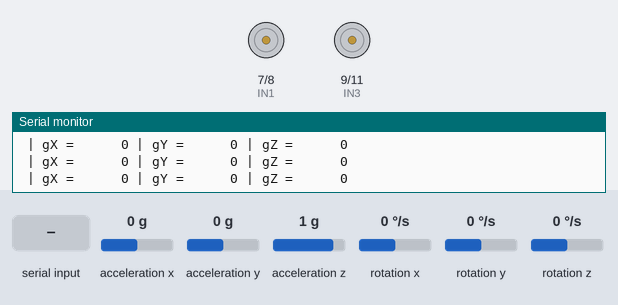
The sketch below on a simulated Arduino Uno, built with avr-gcc and run on an emulated ATmega328P. Parts: motor-driver pin pairs drawn as motors (green arrow = first pin HIGH = forward, orange = second pin HIGH = backward, longer = more drive, scaled by the enable pin), the last lines printed to the serial monitor. Wiring (inferred from the names in the program): MPU-6050 motion sensor at I2C address 0x68. Inputs (shaded band) come from the test bench; at power-on: acceleration x 0 g, acceleration y 0 g, acceleration z 1 g, rotation x 0 °/s, rotation y 0 °/s, rotation z 0 °/s.

Above: at 1.2 s.
1.3 s: "r" received over the second serial link
At 1.7 s:
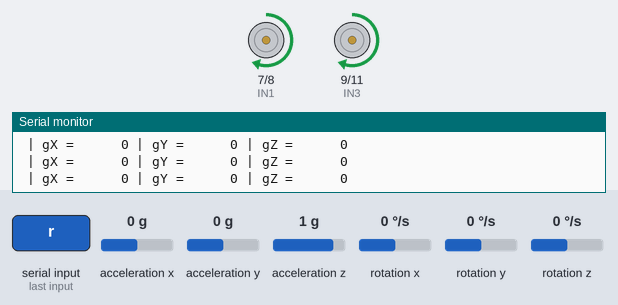
2.8 s: "l" received over the second serial link
At 4.0 s:
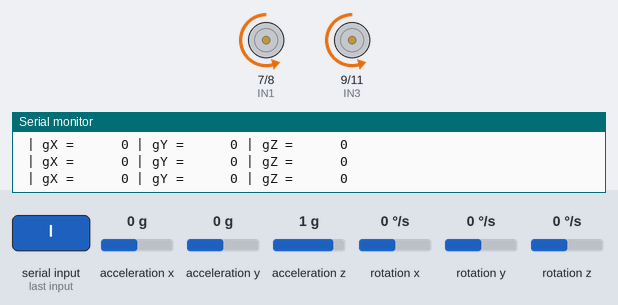
4.3 s: "u" received over the second serial link
At 5.3 s:
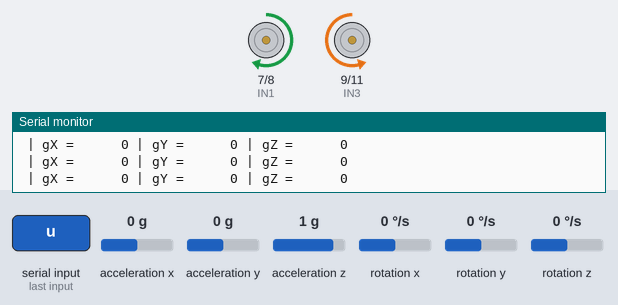
5.9 s: "d" received over the second serial link
At 6.6 s:
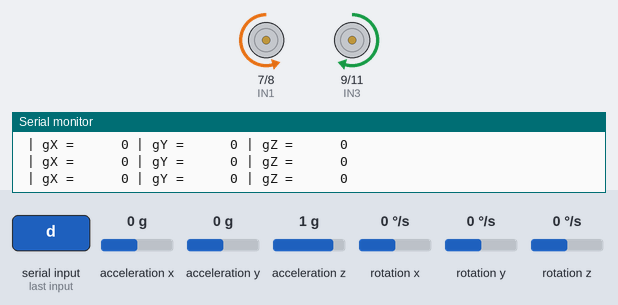
7.4 s: "w" received over the second serial link
At 7.62 s:
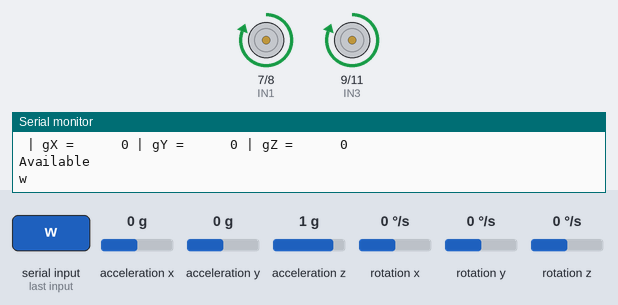
9.2 s: "q" received over the second serial link
At 9.41 s:
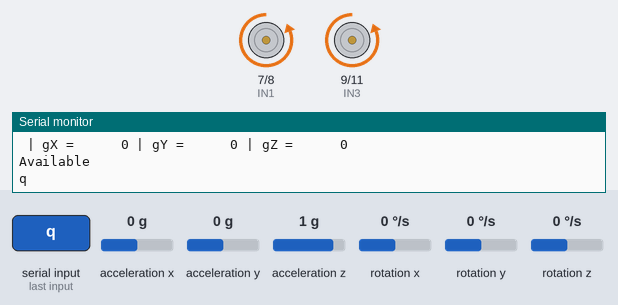
Timing chart, 0 to 12.0 s (numbered marks = the images above; inputs shaded):
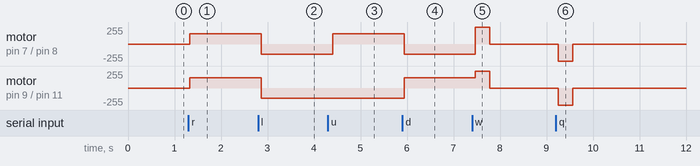

The sketch:

bluetooth_led_with_phone.ino
```cpp
#include "Wire.h" // This library allows you to communicate with I2C devices.
#include <SoftwareSerial.h>

SoftwareSerial BTSerial(0, 1);

#define ENA 5
#define ENB 6
#define IN1 7
#define IN2 8
#define IN3 9
#define IN4 11

const int MPU_ADDR = 0x68; // I2C address of the MPU-6050. If AD0 pin is set to HIGH, the I2C address will be 0x69.

int16_t accelerometer_x, accelerometer_y, accelerometer_z; // variables for accelerometer raw data
int16_t gyro_x, gyro_y, gyro_z; // variables for gyro raw data
int16_t temperature; // variables for temperature data

char tmp_str[7]; // temporary variable used in convert function

char* convert_int16_to_str(int16_t i) { // converts int16 to string. Moreover, resulting strings will have the same length in the debug monitor.
  sprintf(tmp_str, "%6d", i);
  return tmp_str;
}

void setup() {
  Serial.begin(9600);

  pinMode(ENA, OUTPUT);
  pinMode(ENB, OUTPUT);
  pinMode(IN1, OUTPUT);
  pinMode(IN2, OUTPUT);
  pinMode(IN3, OUTPUT);
  pinMode(IN4, OUTPUT);

  BTSerial.begin(9600);
  Serial.println(BTSerial.available());

  Wire.begin();
  Wire.beginTransmission(MPU_ADDR); // Begins a transmission to the I2C slave (GY-521 board)
  Wire.write(0x6B); // PWR_MGMT_1 register
  Wire.write(0); // set to zero (wakes up the MPU-6050)
  Wire.endTransmission(true);
}

void correctLeft(int duration){

}

void correctRight(int duration){

}

void loop() {

  int speed = 155;
  if (BTSerial.available())
  {
    Serial.println("Available");
    char data = BTSerial.read(); // reading the data received from the bluetooth module
    Serial.println(data);
    if(data == 'r'){ //right
      digitalWrite(IN1, HIGH);
      digitalWrite(IN2, LOW);
      digitalWrite(IN3, HIGH);
      digitalWrite(IN4, LOW);
      analogWrite(ENA, speed);
      analogWrite(ENB, speed);
    }
    if(data == 'l'){  //left
      digitalWrite(IN1, LOW);
      digitalWrite(IN2, HIGH);
      digitalWrite(IN3, LOW);
      digitalWrite(IN4, HIGH);
      analogWrite(ENA, speed);
      analogWrite(ENB, speed);
    }
    if(data == 'u'){  //up
      digitalWrite(IN1, HIGH);
      digitalWrite(IN2, LOW);
      digitalWrite(IN3, LOW);
      digitalWrite(IN4, HIGH);
      analogWrite(ENA, speed);
      analogWrite(ENB, speed);
    }
     if(data == 'd'){  //down
      digitalWrite(IN1, LOW);
      digitalWrite(IN2, HIGH);
      digitalWrite(IN3, HIGH);
      digitalWrite(IN4, LOW);
      analogWrite(ENA, speed);
      analogWrite(ENB, speed);
    }
    if(data == 'w'){ //right 90
      digitalWrite(IN1, HIGH);
      digitalWrite(IN2, LOW);
      digitalWrite(IN3, HIGH);
      digitalWrite(IN4, LOW);
      analogWrite(ENA, 255);
      analogWrite(ENB, 255);
      delay(311);
      analogWrite(ENA, 0);
      analogWrite(ENB, 0);
    }
     if(data == 'q'){ //right 90
      analogWrite(ENA, 0);
      analogWrite(ENB, 0);
      delay(40);
      digitalWrite(IN1, LOW);
      digitalWrite(IN2, HIGH);
      digitalWrite(IN3, LOW);
      digitalWrite(IN4, HIGH);
      analogWrite(ENA, 255);
      analogWrite(ENB, 255);
      delay(311);
      analogWrite(ENA, 0);
      analogWrite(ENB, 0);
    }
    if(data == 's'){ //Stop
      analogWrite(ENA, 0);
      analogWrite(ENB, 0);
    }
  }

  Wire.beginTransmission(MPU_ADDR);
  Wire.write(0x3B); // starting with register 0x3B (ACCEL_XOUT_H) [MPU-6000 and MPU-6050 Register Map and Descriptions Revision 4.2, p.40]
  Wire.endTransmission(false); // the parameter indicates that the Arduino will send a restart. As a result, the connection is kept active.
  Wire.requestFrom(MPU_ADDR, 7*2, true); // request a total of 7*2=14 registers

  // "Wire.read()<<8 | Wire.read();" means two registers are read and stored in the same variable
  accelerometer_x = Wire.read()<<8 | Wire.read(); // reading registers: 0x3B (ACCEL_XOUT_H) and 0x3C (ACCEL_XOUT_L)
  accelerometer_y = Wire.read()<<8 | Wire.read(); // reading registers: 0x3D (ACCEL_YOUT_H) and 0x3E (ACCEL_YOUT_L)
  accelerometer_z = Wire.read()<<8 | Wire.read(); // reading registers: 0x3F (ACCEL_ZOUT_H) and 0x40 (ACCEL_ZOUT_L)
  temperature = Wire.read()<<8 | Wire.read(); // reading registers: 0x41 (TEMP_OUT_H) and 0x42 (TEMP_OUT_L)
  gyro_x = Wire.read()<<8 | Wire.read(); // reading registers: 0x43 (GYRO_XOUT_H) and 0x44 (GYRO_XOUT_L)
  gyro_y = Wire.read()<<8 | Wire.read(); // reading registers: 0x45 (GYRO_YOUT_H) and 0x46 (GYRO_YOUT_L)
  gyro_z = Wire.read()<<8 | Wire.read(); // reading registers: 0x47 (GYRO_ZOUT_H) and 0x48 (GYRO_ZOUT_L)

  // print out data
  //Serial.print("aX = "); Serial.print(convert_int16_to_str(accelerometer_x));
  //Serial.print(" | aY = "); Serial.print(convert_int16_to_str(accelerometer_y));
  //Serial.print(" | aZ = "); Serial.print(convert_int16_to_str(accelerometer_z));
  // the following equation was taken from the documentation [MPU-6000/MPU-6050 Register Map and Description, p.30]
  //Serial.print(" | tmp = "); Serial.print(temperature/340.00+36.53);
  Serial.print(" | gX = "); Serial.print(convert_int16_to_str(gyro_x));
  Serial.print(" | gY = "); Serial.print(convert_int16_to_str(gyro_y));
  Serial.print(" | gZ = "); Serial.print(convert_int16_to_str(gyro_z));
  Serial.println();

  // delay
  delay(100); //only for making the serial readable
}
```

Measured:
- after the input at 1.3 s, motor on pin 7 (IN1) / pin 8 (IN2), motor on pin 9 (IN3) / pin 11 (IN4): stopped → forward 155/255 at once
- after the input at 2.8 s, motor on pin 7 (IN1) / pin 8 (IN2), motor on pin 9 (IN3) / pin 11 (IN4): forward 155/255 → backward 155/255 after 0.07 s
- after the input at 4.3 s, motor on pin 7 (IN1) / pin 8 (IN2): backward 155/255 → forward 155/255 after 0.10 s
- after the input at 5.9 s, motor on pin 7 (IN1) / pin 8 (IN2): forward 155/255 → backward 155/255 at once; motor on pin 9 (IN3) / pin 11 (IN4): backward 155/255 → forward 155/255 at once
- after the input at 7.4 s, motor on pin 7 (IN1) / pin 8 (IN2): backward 155/255 → forward 255/255 after 0.07 s, → stopped 0.31 s later; motor on pin 9 (IN3) / pin 11 (IN4): forward 155/255 → forward 255/255 after 0.07 s, → stopped 0.31 s later
- after the input at 9.2 s, motor on pin 7 (IN1) / pin 8 (IN2), motor on pin 9 (IN3) / pin 11 (IN4): stopped → backward 255/255 after 0.06 s, → stopped 0.31 s later
